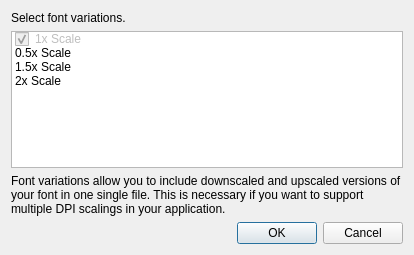
<?xml version="1.0" encoding="UTF-8"?>
<ui version="4.0">
 <class>FontVariationDialog</class>
 <widget class="QDialog" name="FontVariationDialog">
  <property name="geometry">
   <rect>
    <x>0</x>
    <y>0</y>
    <width>414</width>
    <height>255</height>
   </rect>
  </property>
  <property name="windowTitle">
   <string>Font Variations</string>
  </property>
  <layout class="QVBoxLayout" name="verticalLayout">
   <item>
    <widget class="QLabel" name="label">
     <property name="text">
      <string>Select font variations.</string>
     </property>
    </widget>
   </item>
   <item>
    <widget class="QListWidget" name="list_widget">
     <item>
      <property name="text">
       <string>1x Scale</string>
      </property>
      <property name="toolTip">
       <string>This variation represents the default size and is always enabled.</string>
      </property>
      <property name="checkState">
       <enum>Checked</enum>
      </property>
      <property name="flags">
       <set>ItemIsSelectable|ItemIsDragEnabled</set>
      </property>
     </item>
     <item>
      <property name="text">
       <string>0.5x Scale</string>
      </property>
      <property name="toolTip">
       <string>Scale the font size by 0.5.</string>
      </property>
      <property name="checkState">
       <enum>Unchecked</enum>
      </property>
     </item>
     <item>
      <property name="text">
       <string>1.5x Scale</string>
      </property>
      <property name="toolTip">
       <string>Scale the font size by 1.5.</string>
      </property>
      <property name="checkState">
       <enum>Unchecked</enum>
      </property>
     </item>
     <item>
      <property name="text">
       <string>2x Scale</string>
      </property>
      <property name="toolTip">
       <string>Scale the font size by 2.0.</string>
      </property>
      <property name="checkState">
       <enum>Unchecked</enum>
      </property>
     </item>
    </widget>
   </item>
   <item>
    <widget class="QLabel" name="label_2">
     <property name="text">
      <string>Font variations allow you to include downscaled and upscaled versions of your font in one single file. This is necessary if you want to support multiple DPI scalings in your application.</string>
     </property>
     <property name="wordWrap">
      <bool>true</bool>
     </property>
    </widget>
   </item>
   <item>
    <widget class="QDialogButtonBox" name="btn_box">
     <property name="standardButtons">
      <set>QDialogButtonBox::StandardButton::Cancel|QDialogButtonBox::StandardButton::Ok</set>
     </property>
    </widget>
   </item>
  </layout>
 </widget>
 <resources/>
 <connections>
  <connection>
   <sender>btn_box</sender>
   <signal>accepted()</signal>
   <receiver>FontVariationDialog</receiver>
   <slot>accept()</slot>
   <hints>
    <hint type="sourcelabel">
     <x>206</x>
     <y>234</y>
    </hint>
    <hint type="destinationlabel">
     <x>206</x>
     <y>127</y>
    </hint>
   </hints>
  </connection>
  <connection>
   <sender>btn_box</sender>
   <signal>rejected()</signal>
   <receiver>FontVariationDialog</receiver>
   <slot>reject()</slot>
   <hints>
    <hint type="sourcelabel">
     <x>206</x>
     <y>234</y>
    </hint>
    <hint type="destinationlabel">
     <x>206</x>
     <y>127</y>
    </hint>
   </hints>
  </connection>
  <connection>
   <sender>list_widget</sender>
   <signal>itemDoubleClicked(QListWidgetItem*)</signal>
   <receiver>FontVariationDialog</receiver>
   <slot>on_item_double_clicked(QListWidgetItem*)</slot>
   <hints>
    <hint type="sourcelabel">
     <x>206</x>
     <y>119</y>
    </hint>
    <hint type="destinationlabel">
     <x>206</x>
     <y>127</y>
    </hint>
   </hints>
  </connection>
 </connections>
 <slots>
  <slot>on_item_double_clicked(QListWidgetItem*)</slot>
 </slots>
</ui>
